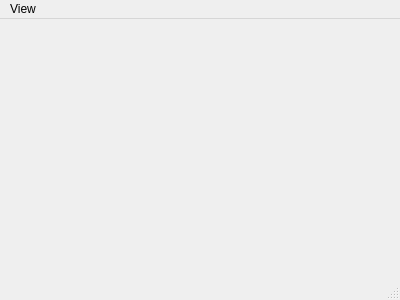
<?xml version="1.0" encoding="UTF-8"?>
<ui version="4.0">
 <class>MainWindow</class>
 <widget class="QMainWindow" name="MainWindow">
  <property name="geometry">
   <rect>
    <x>0</x>
    <y>0</y>
    <width>400</width>
    <height>300</height>
   </rect>
  </property>
  <property name="windowTitle">
   <string>MainWindow</string>
  </property>
  <widget class="QWidget" name="centralWidget">
   <property name="sizePolicy">
    <sizepolicy hsizetype="Expanding" vsizetype="Expanding">
     <horstretch>0</horstretch>
     <verstretch>0</verstretch>
    </sizepolicy>
   </property>
  </widget>
  <widget class="QMenuBar" name="menuBar">
   <property name="geometry">
    <rect>
     <x>0</x>
     <y>0</y>
     <width>400</width>
     <height>21</height>
    </rect>
   </property>
   <widget class="QMenu" name="menuView">
    <property name="title">
     <string>View</string>
    </property>
    <addaction name="actionRestore_Panels"/>
    <addaction name="separator"/>
    <addaction name="actionDetach"/>
    <addaction name="separator"/>
    <addaction name="actionRecorder"/>
   </widget>
   <addaction name="menuView"/>
  </widget>
  <widget class="QStatusBar" name="statusBar"/>
  <action name="actionRestore_Panels">
   <property name="text">
    <string>Restore Panels</string>
   </property>
  </action>
  <action name="actionDetach">
   <property name="text">
    <string>Detach Screen</string>
   </property>
   <property name="shortcut">
    <string>Ctrl+D</string>
   </property>
  </action>
  <action name="actionRecorder">
   <property name="text">
    <string>Show Recorder</string>
   </property>
   <property name="shortcut">
    <string>Ctrl+R</string>
   </property>
  </action>
 </widget>
 <layoutdefault spacing="6" margin="11"/>
 <resources/>
 <connections/>
</ui>
